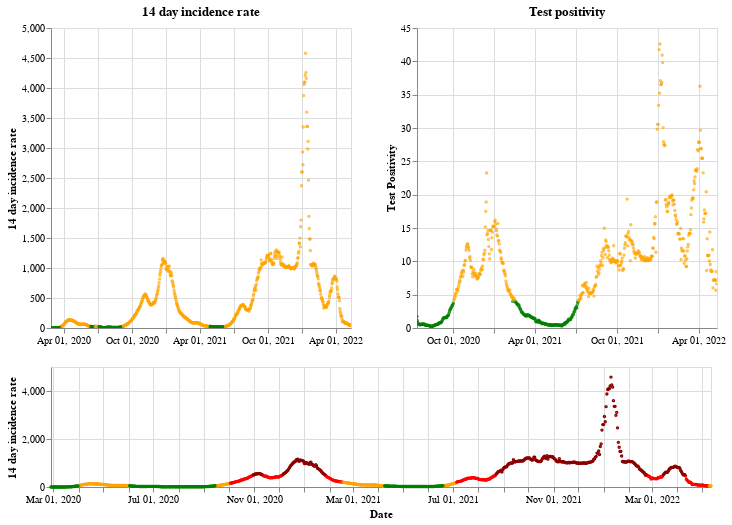

Notebook cell for this chart:
### Markdown cell above
## Wales

### Code cell
plot_traffic_light('Wales')

### Figure 1 — Vega-Lite specification as saved in the notebook (floating-point values rounded to 4 significant figures; data arrays with more than 128 entries replaced by an {"elided": "..."} marker saying what was removed)
{"config": {"view": {"continuousWidth": 400, "continuousHeight": 300}}, "vconcat": [{"hconcat": [{"mark": {"type": "point", "size": 2}, "encoding": {"color": {"condition": {"value": "green", "test": "(datum.twoWeeklyCasesRate <= 25)"}, "value": "orange"}, "tooltip": [{"type": "nominal", "field": "areaName"}, {"type": "temporal", "field": "date"}, {"type": "quantitative", "field": "twoWeeklyCasesRate"}, {"type": "quantitative", "field": "testPositivity"}], "x": {"type": "temporal", "axis": {"title": ""}, "field": "date", "scale": {"domain": {"selection": "DateBrush"}}, "timeUnit": "yearmonthdate"}, "y": {"type": "quantitative", "axis": {"title": "14 day incidence rate"}, "field": "twoWeeklyCasesRate"}}, "title": "14 day incidence rate", "width": 300}, {"mark": {"type": "point", "size": 2}, "encoding": {"color": {"condition": {"value": "green", "test": "(datum.testPositivity <= 4)"}, "value": "orange"}, "tooltip": [{"type": "nominal", "field": "areaName"}, {"type": "temporal", "field": "date"}, {"type": "quantitative", "field": "twoWeeklyCasesRate"}, {"type": "quantitative", "field": "testPositivity"}], "x": {"type": "temporal", "axis": {"title": ""}, "field": "date", "scale": {"domain": {"selection": "DateBrush"}}, "timeUnit": "yearmonthdate"}, "y": {"type": "quantitative", "axis": {"title": "Test Positivity"}, "field": "testPositivity"}}, "title": "Test positivity", "width": 300}]}, {"layer": [{"mark": {"type": "point", "size": 2}, "encoding": {"color": {"condition": {"value": "orange", "test": "(((datum.testPositivity < 4) && (datum.twoWeeklyCasesRate >= 50)) && (datum.twoWeeklyCasesRate < 200))"}, "value": "red"}, "opacity": {"condition": {"value": 1, "test": "((datum.twoWeeklyCasesRate >= 50) && (datum.twoWeeklyCasesRate < 500))"}, "value": 0}, "tooltip": [{"type": "nominal", "field": "areaName"}, {"type": "temporal", "field": "date"}, {"type": "quantitative", "field": "twoWeeklyCasesRate"}, {"type": "quantitative", "field": "testPositivity"}], "x": {"type": "temporal", "axis": {"title": "Date"}, "field": "date", "timeUnit": "yearmonthdate"}, "y": {"type": "quantitative", "axis": {"title": "14 day incidence rate"}, "field": "twoWeeklyCasesRate"}}, "selection": {"DateBrush": {"type": "interval", "encodings": ["x"], "fields": ["Time"]}}}, {"mark": {"type": "point", "size": 2}, "encoding": {"color": {"value": "darkred"}, "opacity": {"condition": {"value": 1, "test": "(datum.twoWeeklyCasesRate >= 500)"}, "value": 0}, "tooltip": [{"type": "nominal", "field": "areaName"}, {"type": "temporal", "field": "date"}, {"type": "quantitative", "field": "twoWeeklyCasesRate"}, {"type": "quantitative", "field": "testPositivity"}], "x": {"type": "temporal", "axis": {"title": "Date"}, "field": "date", "timeUnit": "yearmonthdate"}, "y": {"type": "quantitative", "axis": {"title": "14 day incidence rate"}, "field": "twoWeeklyCasesRate"}}}, {"mark": {"type": "point", "size": 2}, "encoding": {"color": {"condition": {"value": "green", "test": "((datum.testPositivity < 4) && (datum.twoWeeklyCasesRate < 50))"}, "value": "orange"}, "opacity": {"condition": {"value": 1, "test": "(datum.twoWeeklyCasesRate < 50)"}, "value": 0}, "tooltip": [{"type": "nominal", "field": "areaName"}, {"type": "temporal", "field": "date"}, {"type": "quantitative", "field": "twoWeeklyCasesRate"}, {"type": "quantitative", "field": "testPositivity"}], "x": {"type": "temporal", "axis": {"title": "Date"}, "field": "date", "timeUnit": "yearmonthdate"}, "y": {"type": "quantitative", "axis": {"title": "14 day incidence rate"}, "field": "twoWeeklyCasesRate"}}}], "height": 120, "width": 660}], "data": {"name": "data-11c9974a3007716d570aed020266ff5a"}, "$schema": "https://vega.github.io/schema/vega-lite/v4.8.1.json", "datasets": {"data-11c9974a3007716d570aed020266ff5a": {"elided": "806 records"}}}
